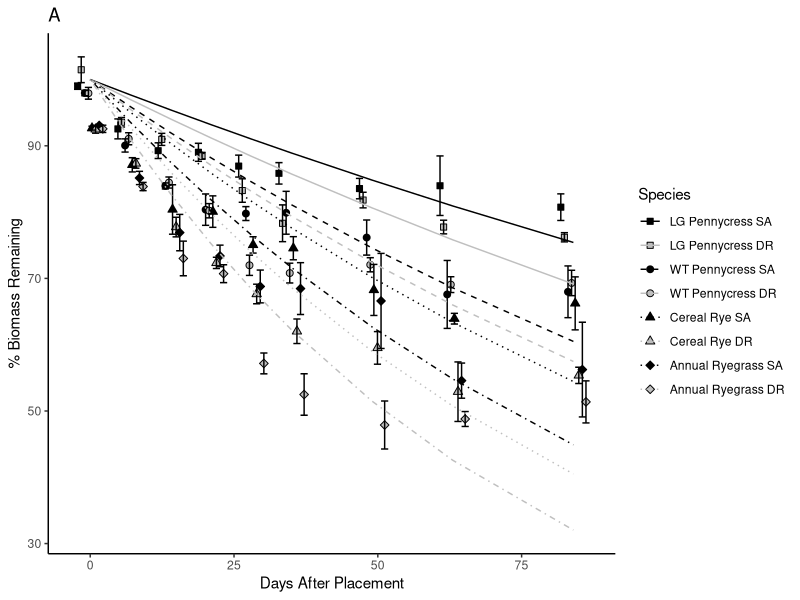
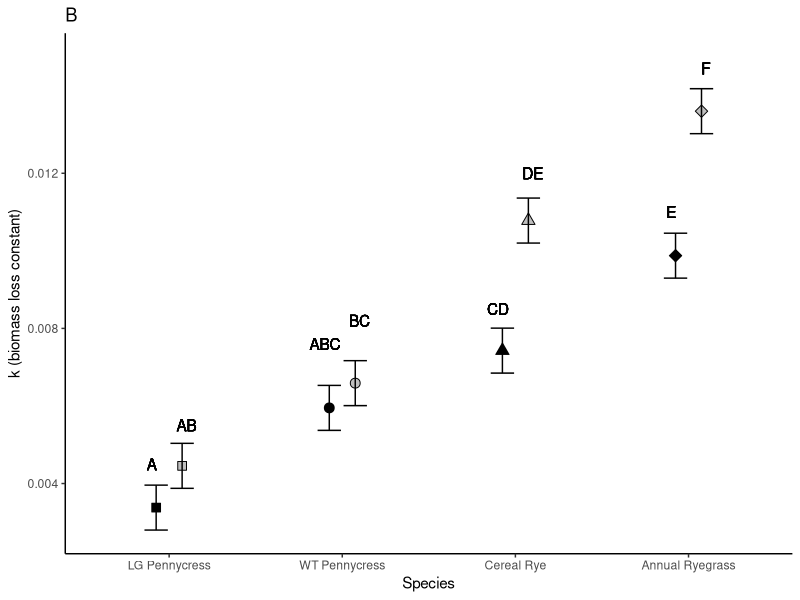
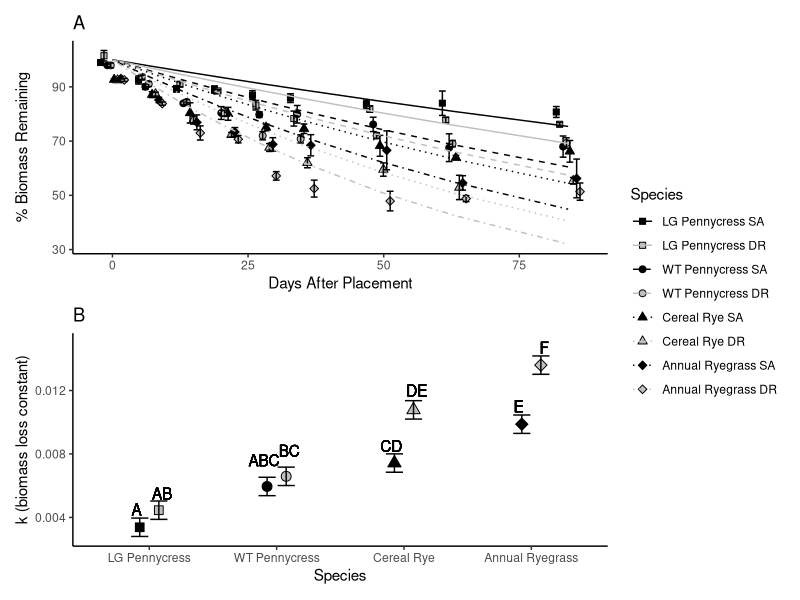
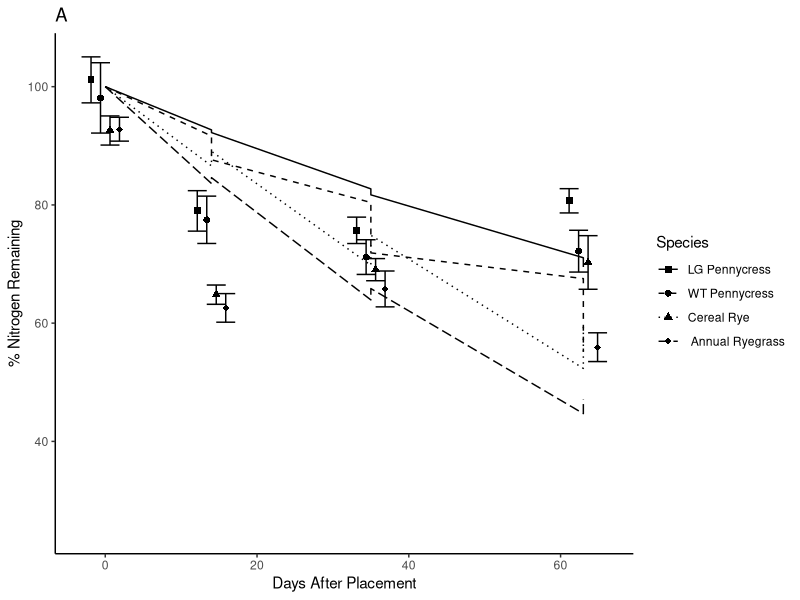
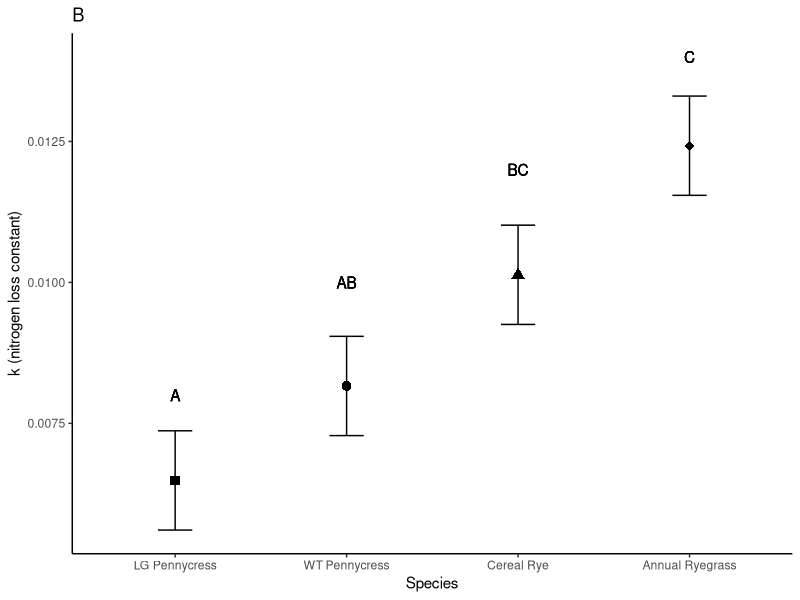
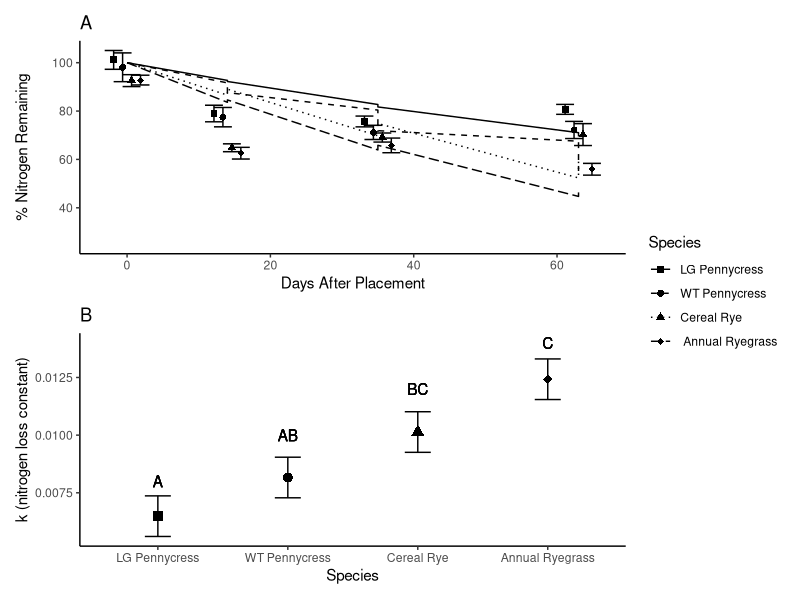
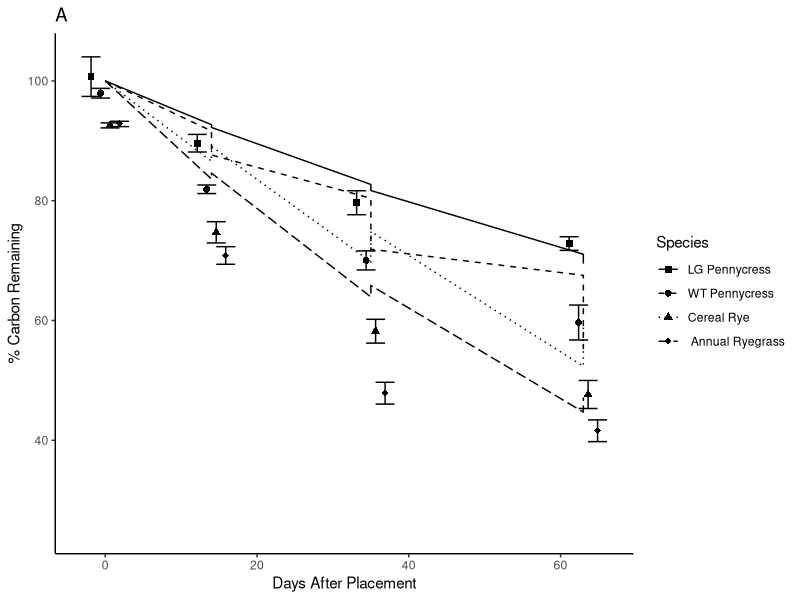
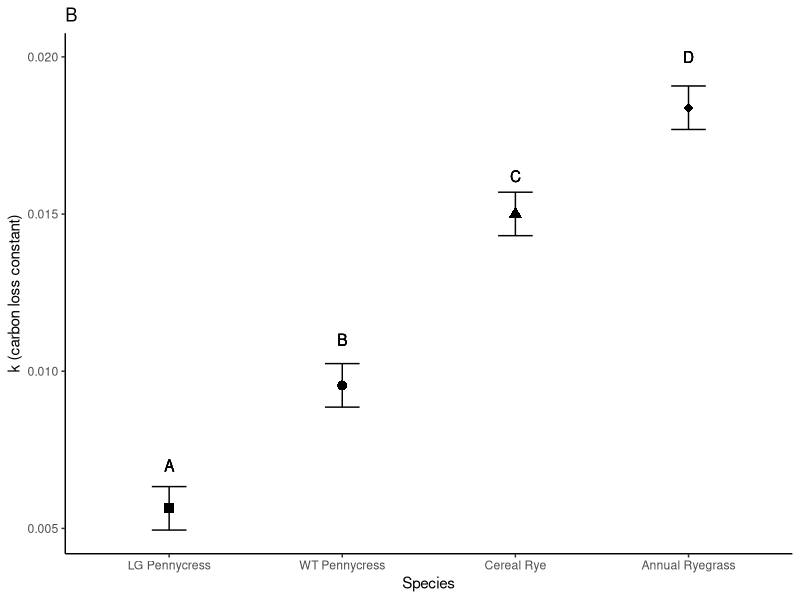

Reproduce these figures in R, in order.
# LOAD LIBRARIES ----
library(tidyverse) 
library(patchwork)

# OBJECTIVE ----
# I'm going to use this file for all of the final plotting
# I need to do so that I can do it all in one place.
# At the end of the biomass, nitrogen, and carbon analysis scripts
#I saved the relevant files as csv files
# in the filepath: "output/final". The full data frame for
# the nitrogen and carbon loss data is created and 
# saved in the carbon analysis file so that I only had to do it 
# once and put it in one place. 
# going to start by plotting the percent remaining over time, 
# and them the emmeans graphs with relevant
# statistics. Will see where to go from there. 

# READ IN THE DATA ----

# full nitrogen and carbon data ----
nutrients.df <- 
  read_csv("output/cleaned data and estimates of k/from import and clean/nutrients.csv")

# full decomp data ----
biomass.df <-
  read_csv("output/cleaned data and estimates of k/from import and clean/total biomass.csv")

# now we load in the emmeans for those plots 
# biomass ----
biomass_k_emmeans.df <-
  read_csv("output/statistical results/biomass results.csv")

# nitrogen ----
nitrogen_k_emmeans.df <- 
  read_csv("output/statistical results/nitrogen results.csv")

# carbon ----
carbon_k_emmeans.df <- 
  read_csv("output/statistical results/carbon results.csv")

# carbon to nitrogen ratios ----
ratios.df <- 
  read_csv("output/carbon to nitrogen ratios/c to n ratios.csv")

# carbon to nitrogen ratios by soil ----
ratio_soils.df <- 
  read_csv("output/carbon to nitrogen ratios/ c to n ratios by soil.csv")

# READ IN FITTED VALUES FOR PLOTTING ----

# biomass ----
biomass_fitted.df <-
  read_csv("output/cleaned data and estimates of k/k values/for plotting/fitted biomass.csv")
  
# nitrogen ----
nitrogen_fitted.df <-
  read_csv("output/cleaned data and estimates of k/k values/for plotting/fitted nitrogen.csv")

# carbon ----
carbon_fitted.df <- 
  read_csv("output/cleaned data and estimates of k/k values/for plotting/fitted nitrogen.csv")

# CLEANING OF FILES ----

# add species to biomass data frame 
biomass_k_emmeans.df <- biomass_k_emmeans.df %>%
  mutate(spp = case_when(
    trt == "GM_PC_1" ~ "gm_pc",
    trt == "GM_PC_2" ~ "gm_pc",
    trt == "PC_1" ~ "pc",
    trt == "PC_2" ~ "pc",
    trt == "CR_1" ~ "cr",
    trt == "CR_2" ~ "cr",
    trt == "AR_1" ~ "ar",
    trt == "AR_2" ~ "ar"))

# add soil to biomass data frame
biomass_k_emmeans.df <- biomass_k_emmeans.df %>%
  mutate(soil = case_when(
    trt == "GM_PC_1" ~ "1",
    trt == "GM_PC_2" ~ "2",
    trt == "PC_1" ~ "1",
    trt == "PC_2" ~ "2",
    trt == "CR_1" ~ "1",
    trt == "CR_2" ~ "2",
    trt == "AR_1" ~ "1",
    trt == "AR_2" ~ "2"))

# set up factor for biomass fitted
biomass_fitted.df <- biomass_fitted.df %>%
  mutate(trt = paste(spp, soil_block, sep = "_"))

biomass.df <- biomass.df %>%
  mutate(trt = paste(spp, soil_block, sep = "_"))

biomass_fitted.df <- biomass_fitted.df %>%
  mutate(trt = as.factor(trt)) %>%
  mutate(trt = fct_relevel(trt,
                           "GM_PC_1", "GM_PC_2", "PC_1", "PC_2", "CR_1", "CR_2",
                           "AR_1", "AR_2")) 

# set up the factors for nitrogen fitted
nitrogen_fitted.df <- nitrogen_fitted.df %>%
mutate(spp = as.factor(spp)) %>%
  mutate(spp = fct_relevel(spp, "GM_PC", "PC", "CR", "AR"))

# set up the factors for carbon fitted 
carbon_fitted.df <- carbon_fitted.df %>%
  mutate(spp = as.factor(spp)) %>%
  mutate(spp = fct_relevel(spp, "GM_PC", "PC", "CR", "AR"))



# rename treatment to spp_soil to work with the graphs i aleady wrote
biomass_k_emmeans.df<- biomass_k_emmeans.df %>%
  rename(spp_soil = trt)

# FIGURES ----

# biomass ----

# percent remaining
total_biomass_days.plot <- biomass.df %>%
  mutate(spp = as.factor(trt)) %>%
  mutate(trt = fct_relevel(trt,
                                "GM_PC_1", "GM_PC_2", "PC_1", "PC_2", "CR_1", "CR_2",
                                "AR_1", "AR_2")) %>%
  ggplot(mapping = aes(days, pct_mass_remain, 
                       shape = as.factor(trt), fill = trt)) + 
  stat_summary(fun = mean, na.rm = TRUE, geom = "point", size = 2,
               position = position_dodge(width = 5)) +
  stat_summary(fun.data = mean_se, na.rm = TRUE, geom = "errorbar", width = 10,
               position = position_dodge(width = 5)) +
  geom_line(data = biomass_fitted.df,
            aes(x= days, y=.fitted, linetype= as.factor(trt), color = as.factor(trt)))+
  labs(x = "Days After Placement", y = "% Biomass Remaining") +
  scale_shape_manual(name = "Species",
                     label = c("LG Pennycress SA","LG Pennycress DR",
                               "WT Pennycress SA", "WT Pennycress DR", 
                               "Cereal Rye SA", "Cereal Rye DR",
                               "Annual Ryegrass SA", "Annual Ryegrass DR"),
                     values = c(22, 22, 21, 21, 24, 24, 23, 23)) +
  scale_linetype_manual(name = "Species",
                        label =
                          c("LG Pennycress SA","LG Pennycress DR",
                            "WT Pennycress SA", "WT Pennycress DR",
                            "Cereal Rye SA", "Cereal Rye DR",
                            "Annual Ryegrass SA", "Annual Ryegrass DR"),
                        values = c(1, 1, 2, 2, 3, 3, 4, 4)) +
  scale_fill_manual(name = "Species",
                     label = c("LG Pennycress SA","LG Pennycress DR",
                               "WT Pennycress SA", "WT Pennycress DR", 
                               "Cereal Rye SA", "Cereal Rye DR",
                               "Annual Ryegrass SA", "Annual Ryegrass DR"),
                     values = c("black", "gray75", "black", "gray75",
                                "black", "gray75", "black", "gray75")) +
  scale_color_manual(name = "Species",
                    label = c("LG Pennycress SA","LG Pennycress DR",
                              "WT Pennycress SA", "WT Pennycress DR", 
                              "Cereal Rye SA", "Cereal Rye DR",
                              "Annual Ryegrass SA", "Annual Ryegrass DR"),
                    values = c("black", "gray75", "black", "gray75",
                               "black", "gray75", "black", "gray75")) +
  labs(shape = "Species", linetype = "Species") +
  expand_limits(y = 45) +
  ggtitle("A") +
  theme_classic()

total_biomass_days.plot

# emm contrasts
biomass_contrast.plot <- biomass_k_emmeans.df %>%
  mutate(spp = fct_relevel(spp, "gm_pc", "pc", "cr", "ar")) %>%
  mutate(spp_soil = fct_relevel(spp_soil,
                                "GM_PC_1", "GM_PC_2", "PC_1", "PC_2", "CR_1", "CR_2",
                                "AR_1", "AR_2")) %>%
  ggplot(aes(x=spp)) +
  geom_point(aes(y=emmean, shape = spp_soil, group = soil, fill = spp_soil), 
             position = position_dodge2(width = 0.3), size = 3) +
  geom_errorbar(aes(ymin = emmean-SE, ymax = emmean+SE, group = soil), 
                position = position_dodge2(0.3),
                stat="identity", width = 0.3) + 
  labs(x="Species", y= "k (biomass loss constant)")  +
  geom_text(aes(x = 0.9, y = .0045, label = "A")) +
  geom_text(aes(x = 1.1, y = .0055, label = "AB")) +
  geom_text(aes(x = 1.9, y = .0076, label = "ABC")) +
  geom_text(aes(x = 2.1, y = .0082, label = "BC")) +
  geom_text(aes(x = 2.9, y = .0085, label = "CD"))+
  geom_text(aes(x = 3.1, y = .012, label = "DE")) +
  geom_text(aes(x = 3.9, y = .011, label = "E"))+
  geom_text(aes(x = 4.1, y = .0147, label = "F")) +
  scale_x_discrete(labels = c("pc" = "WT Pennycress", "gm_pc" = "LG Pennycress",
                              "cr" = "Cereal Rye", "ar" = "Annual Ryegrass")) +
  scale_shape_manual(name = "Soil ",
                     label = c("LG Pennycress SA","LG Pennycress DR",
                               "WT Pennycress SA", "WT Pennycress DR", 
                               "Cereal Rye SA", "Cereal Rye DR",
                               "Annual Ryegrass SA", "Annual Ryegrass DR"),
                     values = c(22, 22, 21, 21, 24, 24, 23, 23)) +
  scale_fill_manual(name = "Soil",
                    label = c("LG Pennycress SA","LG Pennycress DR",
                              "WT Pennycress SA", "WT Pennycress DR", 
                              "Cereal Rye SA", "Cereal Rye DR",
                              "Annual Ryegrass SA", "Annual Ryegrass DR"),
                    values = c("black", "gray75", "black", "gray75",
                               "black", "gray75", "black", "gray75")) +
  expand_limits(ymin = 0.005, ymax = 0.015) +
  ggtitle("B") +
  theme_classic() +
  theme(legend.position = "none")

biomass_contrast.plot

# full
total_biomass_days.plot + biomass_contrast.plot + plot_layout(ncol = 1, guides = "collect")


# nitrogen ----

# mass remaining 
nitrogen_days.plot <- nutrients.df %>%
   mutate(spp = as.factor(spp)) %>%
   mutate(spp = fct_relevel(spp, "GM_PC", "PC", "CR", "AR")) %>%
  ggplot(mapping = aes(days, pct_n_remain, shape = spp)) +
  stat_summary(fun = mean, na.rm = TRUE, geom = "point", size = 2,
               position = position_dodge(width = 5)) +
  stat_summary(fun.data = mean_se, na.rm = TRUE, geom = "errorbar", width = 10,
               position = position_dodge(width = 5)) +
  geom_line(data = nitrogen_fitted.df,
            aes(x= days, y=.fitted, linetype = as.factor(spp)))+
  labs(x = "Days After Placement", y = "% Nitrogen Remaining") +
  scale_shape_manual(name = "Species", 
                     label = c("LG Pennycress", "WT Pennycress", 
                               "Cereal Rye", " Annual Ryegrass"),
                     values = c(15, 16, 17, 18)) +
  scale_linetype_manual(name = "Species",
                        label =
                          c("LG Pennycress", "WT Pennycress", 
                            "Cereal Rye", " Annual Ryegrass"),
                        values = c(1, 2, 3, 5)) +
  labs(shape = "Species", linetype = "Species") +
  expand_limits(y = 25) +
  ggtitle("A") +
  theme_classic()

nitrogen_days.plot

# emmeans with spp on x
# empty shapes with fill for soil - soil type differentially affects decomposition by species 
nitrogen_emm.plot <- nitrogen_k_emmeans.df %>%
  mutate(spp = fct_relevel(spp, "GM_PC", "PC", "CR", "AR")) %>%
  ggplot(aes(x=spp, shape = spp)) +
  geom_point(aes(y=emmean), size=3) +
  geom_errorbar(aes(ymin = emmean-SE, ymax = emmean+SE), 
                stat="identity", width = 0.2) +
  labs(x="Species", y= "k (nitrogen loss constant)")  +
  geom_text(aes(x = 1, y = .008, label = "A")) +
  geom_text(aes(x = 2, y = .010, label = "AB")) +
  geom_text(aes(x = 3, y = .012, label = "BC"))+
  geom_text(aes(x = 4, y = .014, label = "C")) +
  scale_x_discrete(labels = c("PC" = "WT Pennycress", "GM_PC"= "LG Pennycress",
                              "CR" = "Cereal Rye", "AR" = "Annual Ryegrass")) +
  scale_shape_manual(name = "Species", 
                     label = c("LG Pennycress", "WT Pennycress", 
                               "Cereal Rye", "Annual Ryegrass"),
                     values = c(15, 16, 17, 18)) +
  ggtitle("B") +
  theme_classic() +
  theme(legend.position = "none")

nitrogen_emm.plot

# full
nitrogen_days.plot + nitrogen_emm.plot + plot_layout(guides = "collect", ncol = 1)

# carbon ----

# mass remaining 
carbon.plot <- nutrients.df %>%
  mutate(spp = as.factor(spp)) %>%
  mutate(spp = fct_relevel(spp, "GM_PC", "PC", "CR", "AR")) %>%
  ggplot(mapping = aes(days, pct_c_remain, shape = spp)) +
  stat_summary(fun = mean, na.rm = TRUE, geom = "point", size = 2,
               position = position_dodge(width = 5)) +
  stat_summary(fun.data = mean_se, na.rm = TRUE, geom = "errorbar", width = 10,
               position = position_dodge(width = 5)) +
  geom_line(data = carbon_fitted.df,
            aes(x= days, y=.fitted, linetype = as.factor(spp)))+
  labs(x = "Days After Placement", y = "% Carbon Remaining") +
  scale_shape_manual(name = "Species", 
                     label = c("LG Pennycress", "WT Pennycress", 
                               "Cereal Rye", " Annual Ryegrass"),
                     values = c(15, 16, 17, 18)) +
  scale_linetype_manual(name = "Species",
                        label =
                          c("LG Pennycress", "WT Pennycress", 
                            "Cereal Rye", " Annual Ryegrass"),
                        values = c(1, 2, 3, 5)) +
  labs(shape = "Species", linetype = "Species") +
  expand_limits(y = 25) +
  ggtitle("A") +
  theme_classic()

carbon.plot


# emmeans 
carbon_emm.plot <- carbon_k_emmeans.df %>%
  mutate(spp = fct_relevel(spp, "GM_PC", "PC", "CR", "AR")) %>%
  ggplot(aes(x=spp, shape = spp)) +
  geom_point(aes(y=emmean), size=3) +
  geom_errorbar(aes(ymin = emmean-SE, ymax = emmean+SE), 
                stat="identity", width = 0.2) +
  labs(x="Species", y= "k (carbon loss constant)")  +
  geom_text(aes(x = 1, y = .007, label = "A")) +
  geom_text(aes(x = 2, y = .011, label = "B")) +
  geom_text(aes(x = 3, y = .0162, label = "C"))+
  geom_text(aes(x = 4, y = .02, label = "D")) +
  scale_x_discrete(labels = c("PC" = "WT Pennycress", "GM_PC"= "LG Pennycress",
                              "CR" = "Cereal Rye", "AR" = "Annual Ryegrass")) +
  scale_shape_manual(name = "Species", 
                     label = c("LG Pennycress", "WT Pennycress", 
                               "Cereal Rye", "Annual Ryegrass"),
                     values = c(15, 16, 17, 18)) +
  expand_limits(ymin = 0.005, ymax = 0.02) +
  ggtitle("B") +
  theme_classic() +
  theme(legend.position = "none")

carbon_emm.plot

# carbon plots together
carbon.plot + carbon_emm.plot + plot_layout(ncol = 1)

# PUT THE PLOTS TOGETHER FOR THE PAPER ----

# biomass ----
final_biomass.plot <- 
  total_biomass_days.plot + biomass_contrast.plot + plot_layout(ncol = 1, guides = "collect")

final_biomass.plot

ggsave("output/figures/final biomass.jpg", final_biomass.plot,
       width = 7, height = 7, dpi = 700)

# nitrogen ----
final_nitrogen.plot <- 
  nitrogen_days.plot + nitrogen_emm.plot + plot_layout(guides = "collect", ncol = 1)

final_nitrogen.plot

# save it
ggsave("output/figures/final nitrogen.jpg", final_nitrogen.plot,
       width = 7, height = 7, dpi = 700)


# carbon ----
final_carbon.plot <- 
  carbon.plot + carbon_emm.plot + plot_layout(guides = "collect", ncol = 1)

final_carbon.plot

#save it 
ggsave("output/figures/final carbon.jpg", final_carbon.plot,
       width = 7, height = 7, dpi = 700)


# CARBON TO NITROGEN RATIOS PLOTTING ----
  
# with comparisons to other papers and sources
cn.plot <- ratios.df %>%
  filter(days == 0) %>%
  mutate(spp = fct_relevel(spp, "GM_PC", "PC", "CR", "AR")) %>%
  ggplot(mapping = aes(spp, mean, shape = spp)) +
  geom_point(size = 3) +
  geom_errorbar(aes(ymin = mean-sd, ymax = mean+sd), stat = "identity", width = 0.2) +
  scale_shape_manual(name = "Species", 
                     label = c("LG Pennycress", "WT Pennycress", "Cereal Rye", "Annual Ryegrass"),
                     values = c(15, 16, 17, 18)) +
  scale_x_discrete(labels = c("PC" = "WT Pennycress", "GM_PC"= "LG Pennycress",
                              "CR" = "Cereal Rye", "AR" = "Annual Ryegrass")) +
  geom_text(aes(x = 0, y = 12, hjust = -0.1, label = "Hairy Vetch")) +
  geom_text(aes(x = 0, y = 58, hjust = -0.1, label = "Corn Stover")) +
  geom_text(aes(x = 0, y = 25, hjust = -0.1, label = "IMD")) +
  labs(x = "Species", y = "Initial Carbon-to-Nitrogen Ratio") +
  geom_hline(yintercept = 11, linetype = 2) +
  geom_hline(yintercept = 57, linetype = 2) +
  geom_hline(yintercept = 24, linetype = 2) +
  theme_classic()

cn.plot

ggsave("output/figures/carbon to nitrogen.jpg", cn.plot,
       width = 7, height = 7, dpi = 700)


# at cn of 24/25 to 1 there is no leftover carbon or nitrogen!


  
